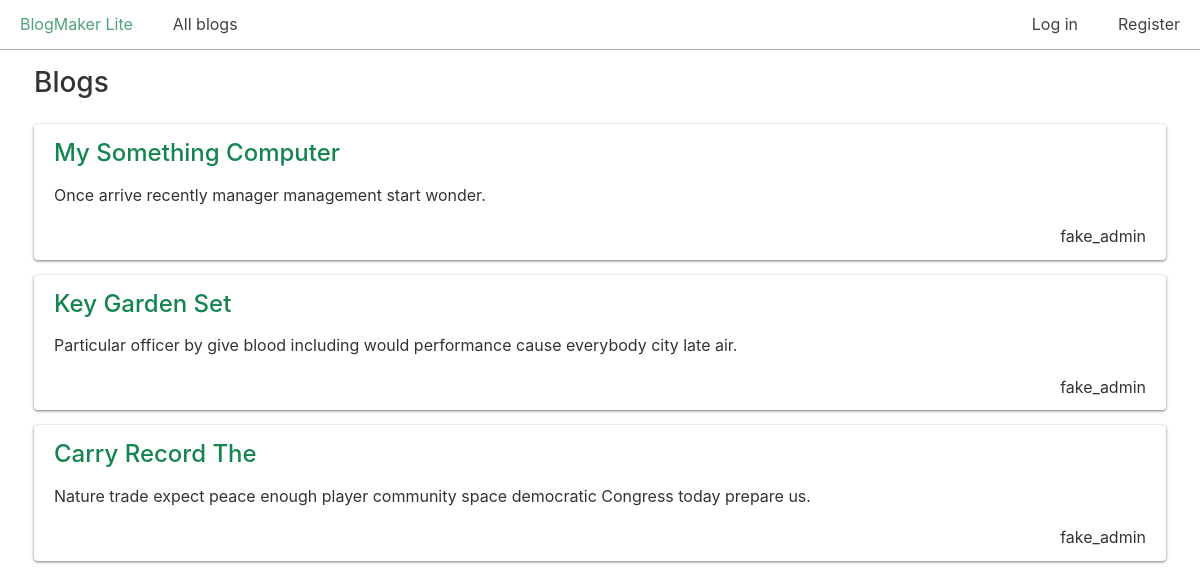
Page /blogs/ on the earlier database version.
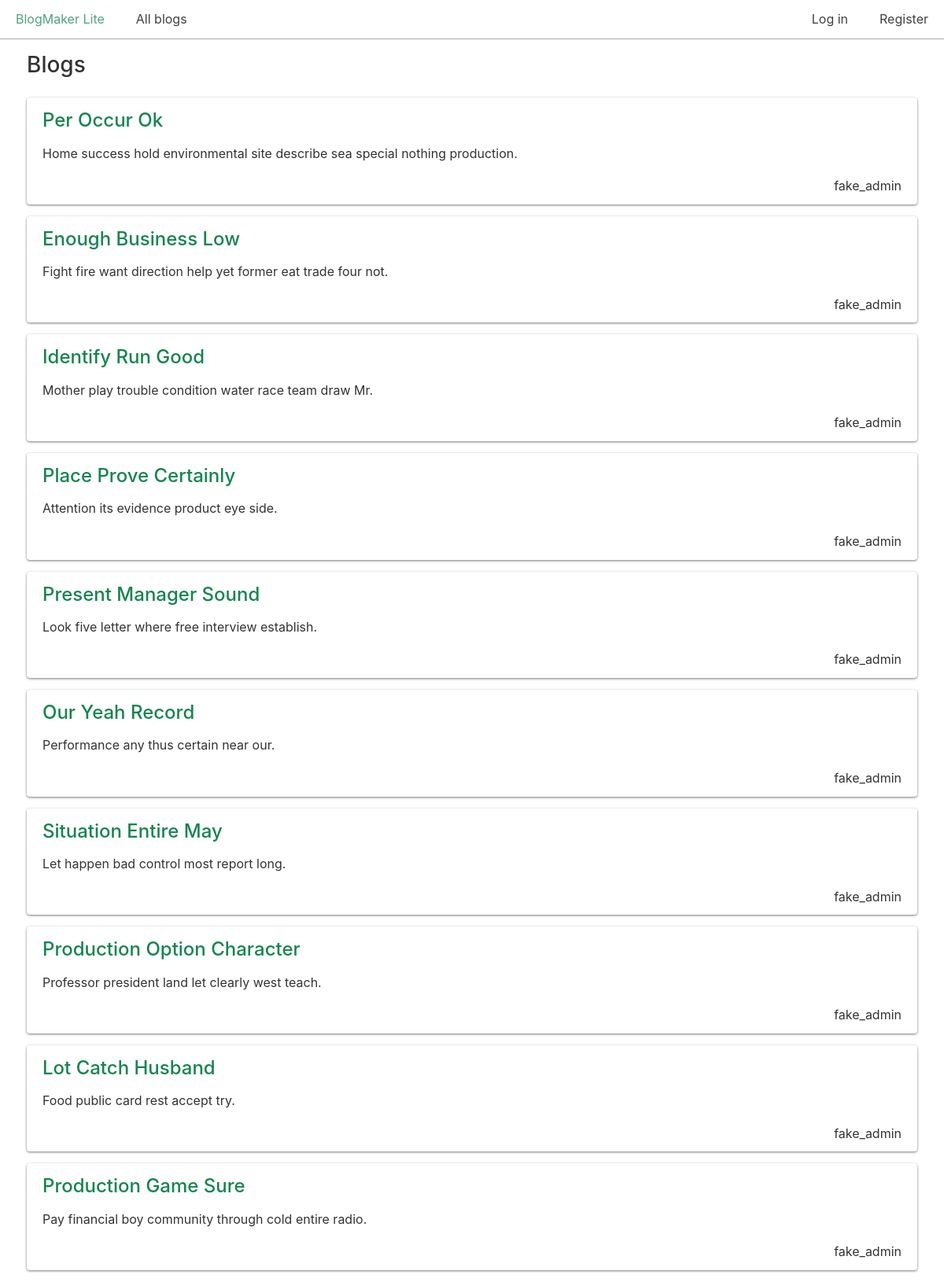
Same page on the later database version.
### blogs/models.py (models this page shows, shortened)
class Blog(models.Model):
    title = models.CharField(max_length=200)
    description = models.TextField()
    date_added = models.DateTimeField(auto_now_add=True)
    owner = models.ForeignKey(User, on_delete=models.CASCADE)

### blogs/views.py (the view)
# urls.py: path("blogs/", views.blogs, name="blogs"),
def blogs(request):
    all_blogs = Blog.objects.all()
    context = {"blogs": all_blogs}
    return render(request, "blogs/blogs.html", context)

### blogs/templates/blogs/blogs.html
{% extends "blogs/base.html" %}
{% block content %}
  <h2>Blogs</h2>
  {% for blog in blogs %}
    <div class="card">
      <header>
        <h3>
          <a href="{% url 'blogs:blog' blog.id %}">{{ blog.title }}</a>
        </h3>
      </header>
      <p>{{ blog.description }}</p>
      <p class="text-right">{{ blog.owner.username }}</p>
    </div>
  {% empty %}
    <h3>No blogs have been added yet.</h3>
  {% endfor %}
{% endblock content %}

Differences in the rows shown:
removed Blog: title "My Something Computer", description "Once arrive recently manager management start wonder.", owner.username "fake_admin"
removed Blog: title "Key Garden Set", description "Particular officer by give blood including would performance cause everybody city late air.", owner.username "fake_admin"
removed Blog: title "Carry Record The", description "Nature trade expect peace enough player community space democratic Congress today prepare us.", owner.username "fake_admin"
added Blog: title "Per Occur Ok", description "Home success hold environmental site describe sea special nothing production.", owner.username "fake_admin"
added Blog: title "Enough Business Low", description "Fight fire want direction help yet former eat trade four not.", owner.username "fake_admin"
added Blog: title "Identify Run Good", description "Mother play trouble condition water race team draw Mr.", owner.username "fake_admin"
added Blog: title "Place Prove Certainly", description "Attention its evidence product eye side.", owner.username "fake_admin"
added Blog: title "Present Manager Sound", description "Look five letter where free interview establish.", owner.username "fake_admin"
added Blog: title "Our Yeah Record", description "Performance any thus certain near our.", owner.username "fake_admin"
added Blog: title "Situation Entire May", description "Let happen bad control most report long.", owner.username "fake_admin"
added Blog: title "Production Option Character", description "Professor president land let clearly west teach.", owner.username "fake_admin"
added Blog: title "Lot Catch Husband", description "Food public card rest accept try.", owner.username "fake_admin"
added Blog: title "Production Game Sure", description "Pay financial boy community through cold entire radio.", owner.username "fake_admin"
